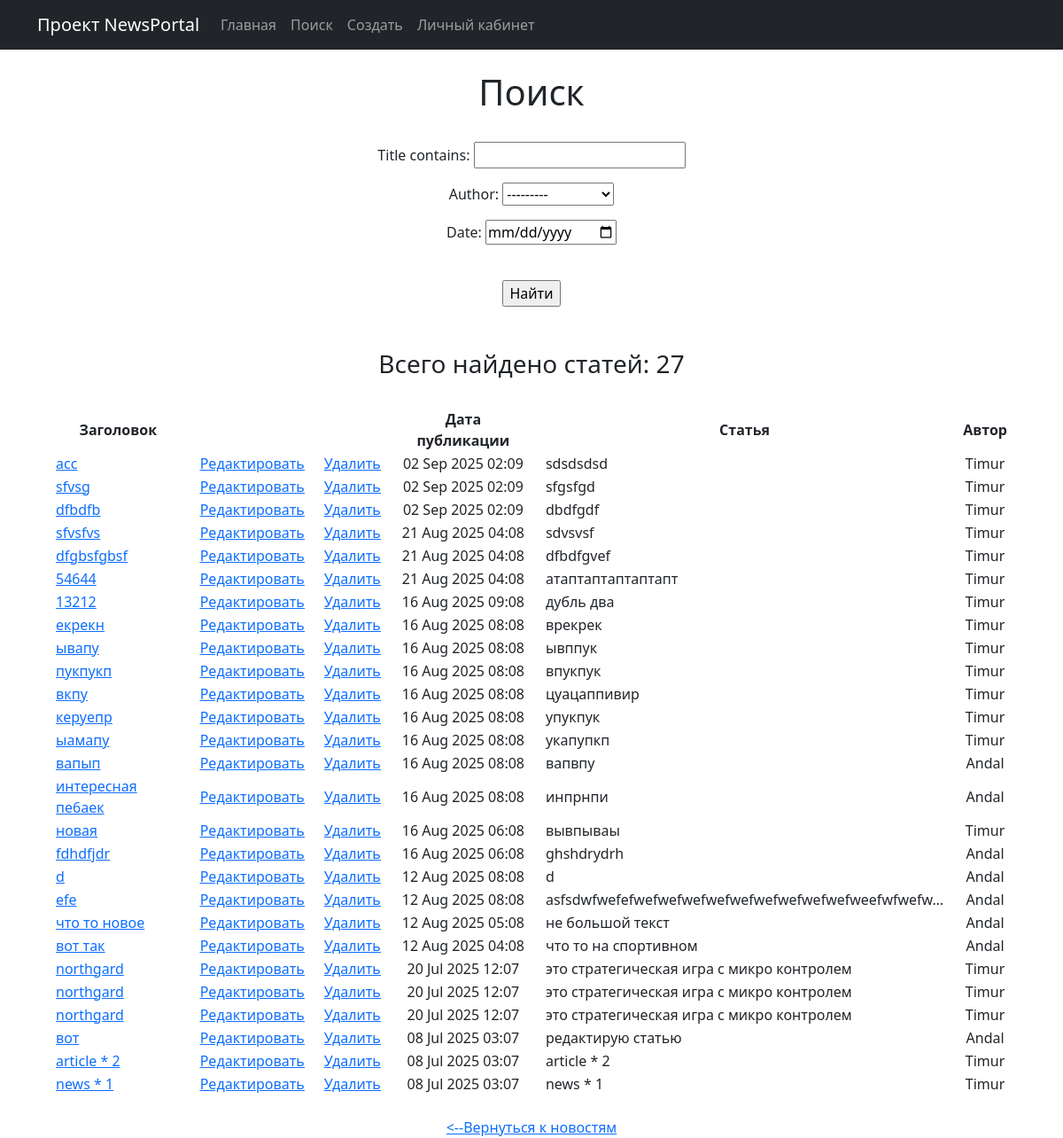
Before: /news/news/search/ with the older database file.
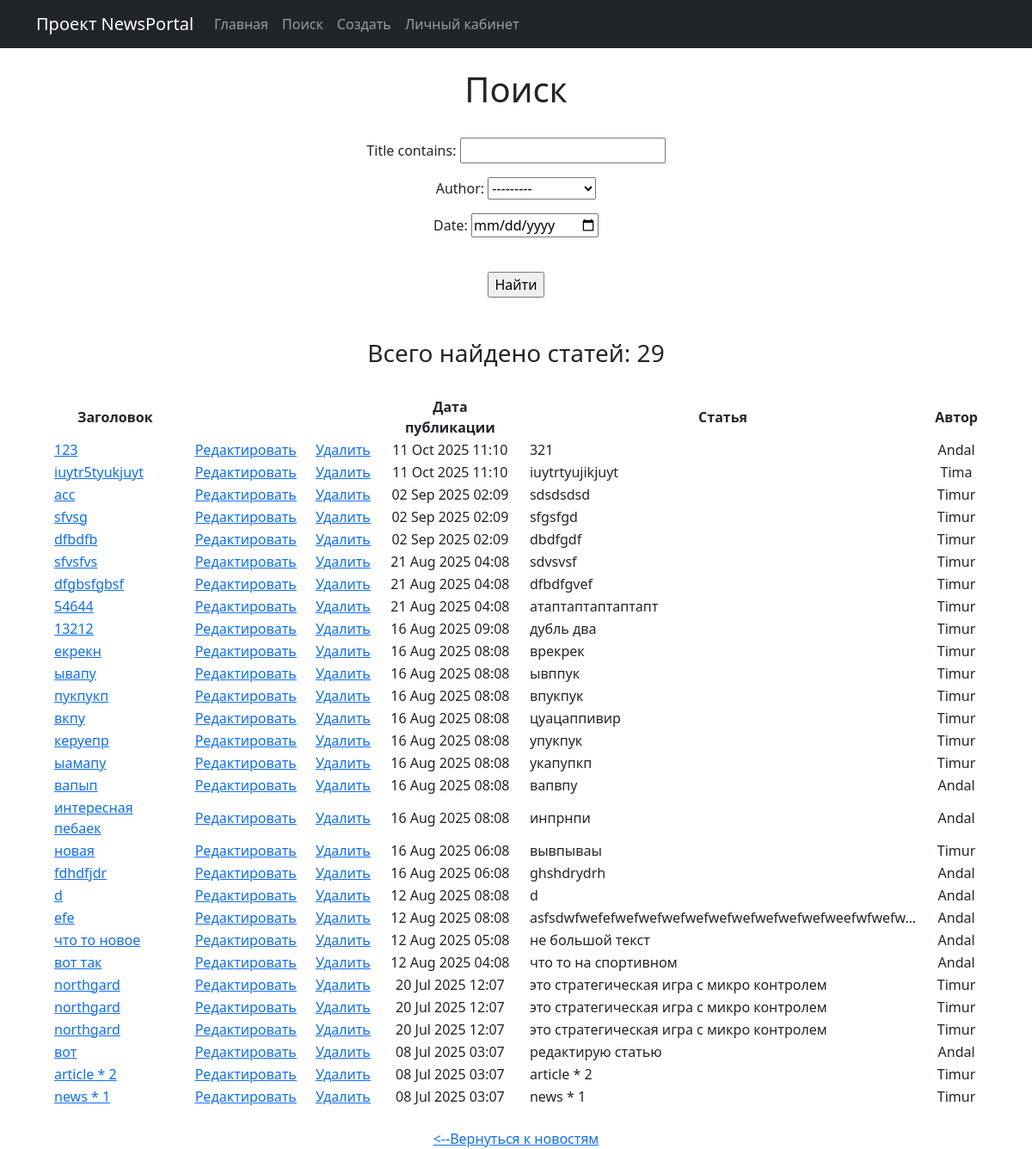
After: the same page with the newer database file.
### news/models.py (models this page shows, shortened)
class Post(models.Model):
    author = models.ForeignKey(Author, on_delete = models.CASCADE)
    ARTICLE = 'AR'
    NEWS = 'NW'
    CATEGORY_CHOICES = [
        (ARTICLE, 'СТАТЬЯ'),
        (NEWS, 'НОВОСТЬ')
    ]
    category_type = models.CharField(max_length=2, choices=CATEGORY_CHOICES, default=ARTICLE)
    time_creation = models.DateTimeField(auto_now_add = True)
    post_category = models.ManyToManyField(Category, through = 'PostCategory')
    title = models.CharField(max_length = 128)
    text = models.TextField()
    rating = models.SmallIntegerField(default = 0)

class Author(models.Model):
    authorUser = models.OneToOneField(User, on_delete = models.CASCADE)
    ratingAuthor = models.SmallIntegerField(default = 0)
    def __str__(self):
        return self.authorUser.username

### news/views.py (the view)
# urls.py: path('news/search/', PostSearch.as_view(), name='post_search'),
class PostSearch(ListView):
    model = Post
    template_name = 'post_search.html'
    context_object_name = 'news'
    ordering = ['-time_creation']
    success_url = reverse_lazy('post_list')
    def get_context_data(self, **kwargs):
        context = super().get_context_data(**kwargs)
        context['filter'] = PostFilter(self.request.GET, queryset=self.get_queryset())
        return context

### news/templatetags/custom_filters.py (called while the page is built)
@register.filter(name='censor')
def censor(censor_text):
    for word in censor_words:
        censor_text = censor_text.lower().replace(word.lower(),'*')
    return censor_text

### templates/post_search.html (shortened to what this page needs)
{% extends 'flatpages/default.html' %}
{% load custom_filters %}
{% block content %}
    <br>
    {% if filter.qs %}
        <h1>Поиск</h1>
        <br>
        <form method="GET">
            {{ filter.form.as_p }}
                    <br>
            <input type="submit" value="Найти">
                    <br>
        </form>
        <br>
        <br>
        <h3>Всего найдено статей:  {{ filter.qs|length }} </h3>
        <br>
        <table style="border-collapse: separate; border-spacing: 20px 0;">
            <thead>
                <th> Заголовок </th>
                <th></th>
                <th></th>
                <th> Дата публикации </th>
                <th> Статья </th>
                <th> Автор </th>
            </thead>
            {% for post in filter.qs %}
                <tr>
                    <td class="text-start">
                        <a href="{% url 'post_detail' post.id %}"> {{ post.title|censor|truncatechars:30 }}</a>
                    </td>
                    <td>
                        <a href="{% url 'post_update' post.id %}"><u>Редактировать</u></a>
                    </td>
                    <td>
                        <a href="{% url 'post_delete' post.id %}"><u> Удалить </u></a>
                    </td>
                    <td> {{ post.time_creation|date:'d M Y h:m' }} </td>
                    <td class="text-start"> {{ post.text|censor|truncatechars:50 }} </td>
                    <td> {{ post.author }} </td>
                </tr>
            {% endfor %}
        </table>
    {% else %}
        <br>
        <h2>Статей нет!</h2>
    {% endif %}
    <br>
    <a href="{% url 'post_list' %}"><--Вернуться к новостям</a>
{% endblock content %}

### templates/flatpages/default.html (shortened to what this page needs)
<!DOCTYPE html>
<html lang="en">
    <head>
        {% load static %}
        <link href="{% static 'css/styles.css' %}" rel="stylesheet" />
    </head>
    <body>
        <nav class="navbar navbar-expand-lg navbar-dark bg-dark static-top">
   <div class="container">
       <a class="navbar-brand" href="#">Проект NewsPortal</a>
       <div class="collapse navbar-collapse" id="navbarResponsive">
           <ul class="navbar-nav ml-auto">
               <li class="nav-item">
                   <a class="nav-link" href="/news/">Главная</a>
               </li>
               <li class="nav-item">
                   <a class="nav-link" href="{% url 'post_search' %}">Поиск</a>
               </li>
               <li class="nav-item">
                   <a class="nav-link" href="{% url 'post_create' %}">Создать</a>
               </li>
               <li class="nav-item">
                   <a class="nav-link" href="/profil/LK/">Личный кабинет</a>
               </li>
           </ul>
       </div>
   </div>
</nav>
            <div class="container">
                <div class="row">
                    <div class="col-lg-12 text-center">
                        {% block content %}{% endblock content %}
                    </div>
                </div>
            </div>
    </body>
</html>

Changed rows visible on the page:
added Post: title|censor "123", time_creation "11 Oct 2025 11:10", text|censor "321", author "Andal"
added Post: title|censor "iuytr5tyukjuyt", time_creation "11 Oct 2025 11:10", text|censor "iuytrtyujikjuyt", author "Tima"
Other visible differences:
{{ filter.qs|length }}: "27" → "29"
